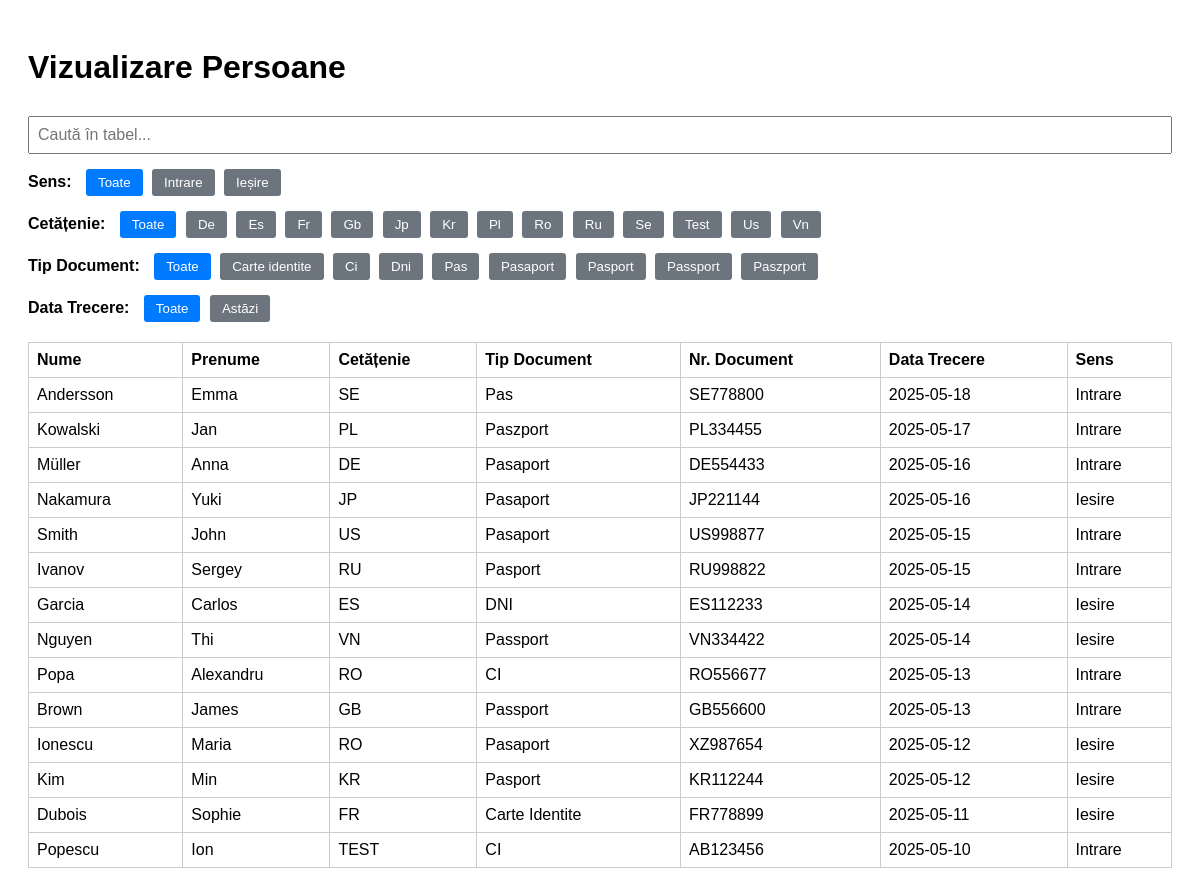
Screenshot of /index_user.php with the database file from the repository.
### tables this page shows
CREATE TABLE `persoane` (
  `id` int NOT NULL AUTO_INCREMENT,
  `nume` varchar(100) DEFAULT NULL,
  `prenume` varchar(100) DEFAULT NULL,
  `cetatenie` varchar(50) DEFAULT NULL,
  `tip_document` varchar(50) DEFAULT NULL,
  `nr_document` varchar(50) DEFAULT NULL,
  `data_trecere` date DEFAULT NULL,
  `sens` enum('Intrare','Iesire') DEFAULT NULL,
  PRIMARY KEY (`id`)
);

### index_user.php (the view, shortened to what this page needs)
<?php
include 'db.php';
$sql = "SELECT * FROM persoane ORDER BY data_trecere DESC";
$result = $conn->query($sql);
$cetatenii = [];
$tipuri = [];
if ($result && $result->num_rows > 0) {
    while ($row = $result->fetch_assoc()) {
        $c = strtolower(trim($row['cetatenie']));
        $t = strtolower(trim($row['tip_document']));
        if ($c !== '' && !in_array($c, $cetatenii)) {
            $cetatenii[] = $c;
        }
        if ($t !== '' && !in_array($t, $tipuri)) {
            $tipuri[] = $t;
        }
    }
    sort($cetatenii);
    sort($tipuri);
    $result->data_seek(0);
}
?>
<!DOCTYPE html>
<html lang="ro">
<head>
</head>
<body>
<h1>Vizualizare Persoane</h1>
<input type="text" id="search" placeholder="Caută în tabel...">
<div class="filters-group">
    <span class="filters-label">Sens:</span>
    <button class="filter-btn filter-sens active" data-filter="all">Toate</button>
    <button class="filter-btn filter-sens" data-filter="intrare">Intrare</button>
    <button class="filter-btn filter-sens" data-filter="iesire">Ieșire</button>
</div>
<div class="filters-group">
    <span class="filters-label">Cetățenie:</span>
    <button class="filter-btn filter-cetatenie active" data-filter="all">Toate</button>
    <?php foreach ($cetatenii as $c): ?>
        <button class="filter-btn filter-cetatenie" data-filter="<?= htmlspecialchars($c) ?>"><?= ucfirst(htmlspecialchars($c)) ?></button>
    <?php endforeach; ?>
</div>
<div class="filters-group">
    <span class="filters-label">Tip Document:</span>
    <button class="filter-btn filter-tipdoc active" data-filter="all">Toate</button>
    <?php foreach ($tipuri as $t): ?>
        <button class="filter-btn filter-tipdoc" data-filter="<?= htmlspecialchars($t) ?>"><?= ucfirst(htmlspecialchars($t)) ?></button>
    <?php endforeach; ?>
</div>
<div class="filters-group">
    <span class="filters-label">Data Trecere:</span>
    <button class="filter-btn filter-data active" data-filter="all">Toate</button>
    <button class="filter-btn filter-data" data-filter="today">Astăzi</button>
</div>
<table id="tabel">
    <thead>
        <tr>
            <th>Nume</th>
            <th>Prenume</th>
            <th>Cetățenie</th>
            <th>Tip Document</th>
            <th>Nr. Document</th>
            <th>Data Trecere</th>
            <th>Sens</th>
        </tr>
    </thead>
    <tbody>
        <?php if ($result && $result->num_rows > 0): ?>
            <?php while ($row = $result->fetch_assoc()): ?>
                <tr>
                    <td><?= htmlspecialchars($row['nume']) ?></td>
                    <td><?= htmlspecialchars($row['prenume']) ?></td>
                    <td><?= htmlspecialchars($row['cetatenie']) ?></td>
                    <td><?= htmlspecialchars($row['tip_document']) ?></td>
                    <td><?= htmlspecialchars($row['nr_document']) ?></td>
                    <td><?= htmlspecialchars($row['data_trecere']) ?></td>
                    <td><?= htmlspecialchars($row['sens']) ?></td>
                </tr>
            <?php endwhile; ?>
        <?php else: ?>
            <tr><td colspan="7">Nu există date.</td></tr>
        <?php endif; ?>
    </tbody>
</table>
</body>
</html>

### index_user.php (style rules this page uses)
body { font-family: sans-serif; padding: 20px; }
h1 { margin-bottom: 10px; }
table { width: 100%; border-collapse: collapse; margin-top: 20px; }
th, td { border: 1px solid #ccc; padding: 8px; text-align: left; background: white; }
#search { width: 100%; padding: 8px; margin-top: 20px; font-size: 16px; box-sizing: border-box; }
.filters-group { margin-top: 15px; }
.filters-label { font-weight: bold; margin-right: 10px; }
.filter-btn { background-color: #6c757d; color: white; border: none; padding: 6px 12px; margin-right: 5px; border-radius: 3px; cursor: pointer; }
.filter-btn.active { background-color: #007bff; }

### rows the page displays
persoane: nume "Andersson", prenume "Emma", cetatenie "SE", tip_document "Pas", nr_document "SE778800", data_trecere "2025-05-18", sens "Intrare"
persoane: nume "Kowalski", prenume "Jan", cetatenie "PL", tip_document "Paszport", nr_document "PL334455", data_trecere "2025-05-17", sens "Intrare"
persoane: nume "Müller", prenume "Anna", cetatenie "DE", tip_document "Pasaport", nr_document "DE554433", data_trecere "2025-05-16", sens "Intrare"
persoane: nume "Nakamura", prenume "Yuki", cetatenie "JP", tip_document "Pasaport", nr_document "JP221144", data_trecere "2025-05-16", sens "Iesire"
persoane: nume "Smith", prenume "John", cetatenie "US", tip_document "Pasaport", nr_document "US998877", data_trecere "2025-05-15", sens "Intrare"
persoane: nume "Ivanov", prenume "Sergey", cetatenie "RU", tip_document "Pasport", nr_document "RU998822", data_trecere "2025-05-15", sens "Intrare"
persoane: nume "Garcia", prenume "Carlos", cetatenie "ES", tip_document "DNI", nr_document "ES112233", data_trecere "2025-05-14", sens "Iesire"
persoane: nume "Nguyen", prenume "Thi", cetatenie "VN", tip_document "Passport", nr_document "VN334422", data_trecere "2025-05-14", sens "Iesire"
persoane: nume "Popa", prenume "Alexandru", cetatenie "RO", tip_document "CI", nr_document "RO556677", data_trecere "2025-05-13", sens "Intrare"
persoane: nume "Brown", prenume "James", cetatenie "GB", tip_document "Passport", nr_document "GB556600", data_trecere "2025-05-13", sens "Intrare"
persoane: nume "Ionescu", prenume "Maria", cetatenie "RO", tip_document "Pasaport", nr_document "XZ987654", data_trecere "2025-05-12", sens "Iesire"
persoane: nume "Kim", prenume "Min", cetatenie "KR", tip_document "Pasport", nr_document "KR112244", data_trecere "2025-05-12", sens "Iesire"
persoane: nume "Dubois", prenume "Sophie", cetatenie "FR", tip_document "Carte Identite", nr_document "FR778899", data_trecere "2025-05-11", sens "Iesire"
persoane: nume "Popescu", prenume "Ion", cetatenie "TEST", tip_document "CI", nr_document "AB123456", data_trecere "2025-05-10", sens "Intrare"

### other values shown
$c "De"
$c "Es"
$c "Fr"
$c "Gb"
$c "Jp"
$c "Kr"
$c "Pl"
$c "Ro"
$c "Ru"
$c "Se"
$c "Test"
$c "Us"
$c "Vn"
$t "Carte identite"
$t "Ci"
